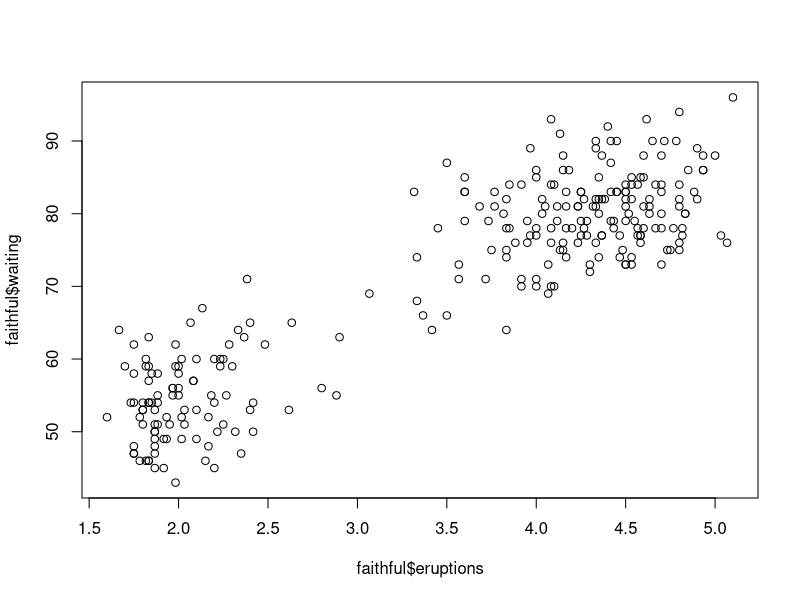
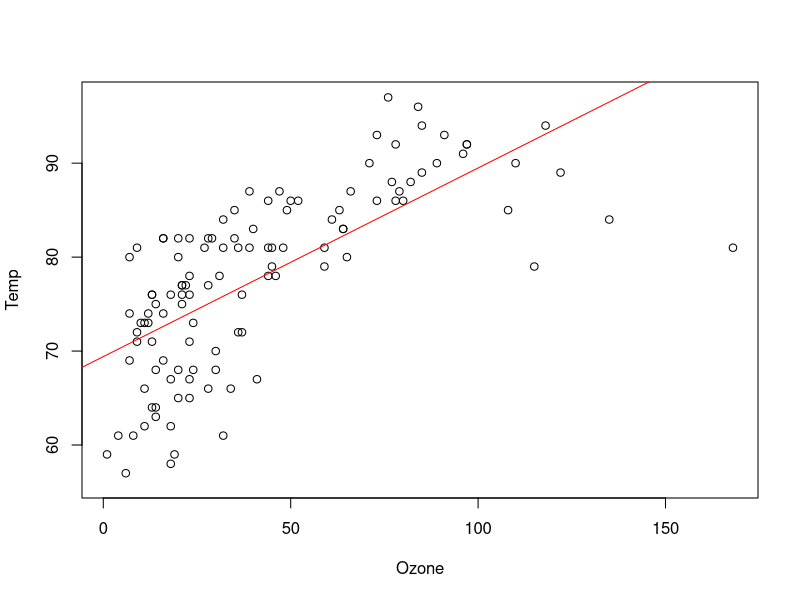
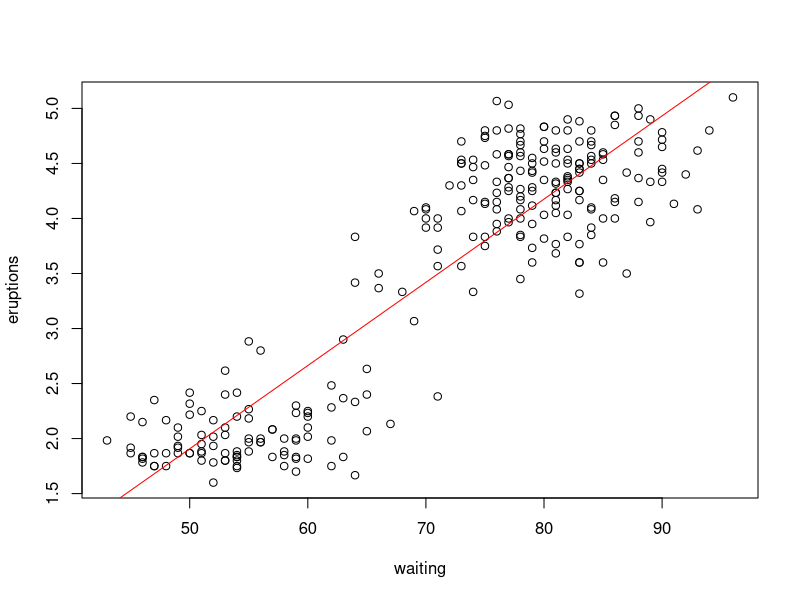
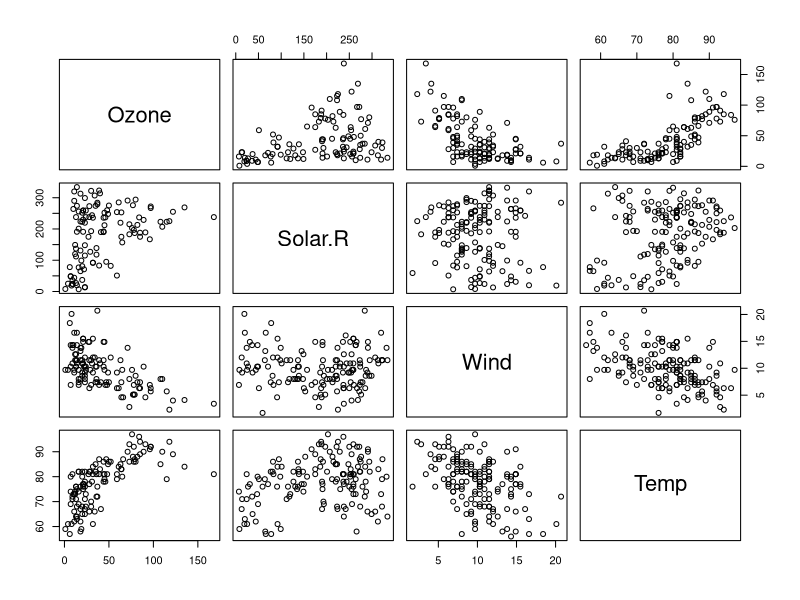
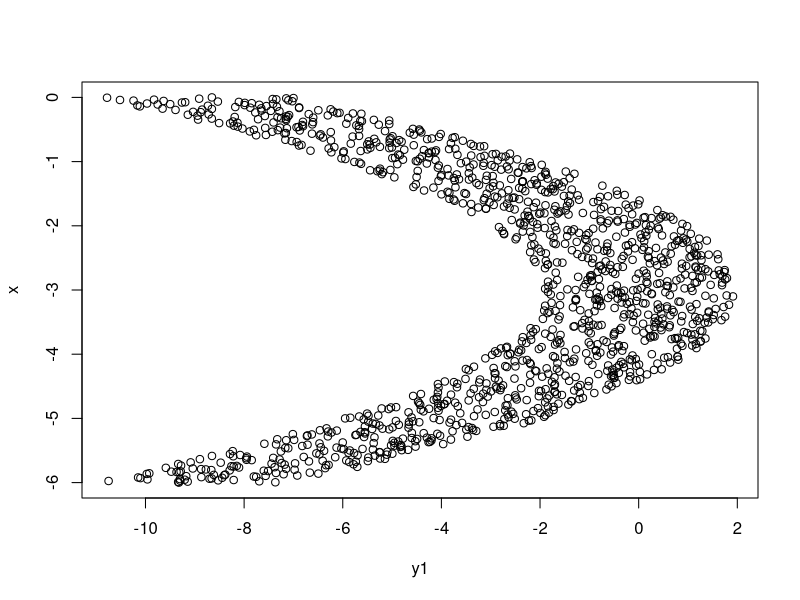
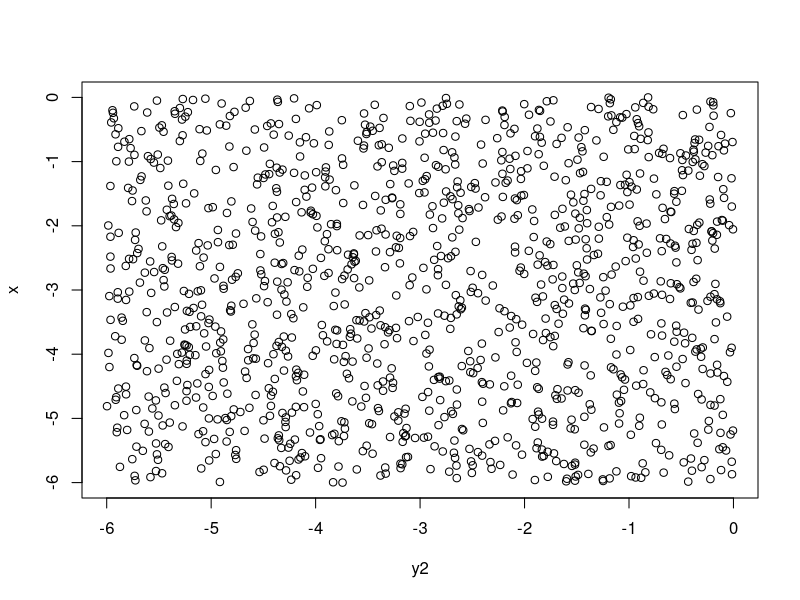
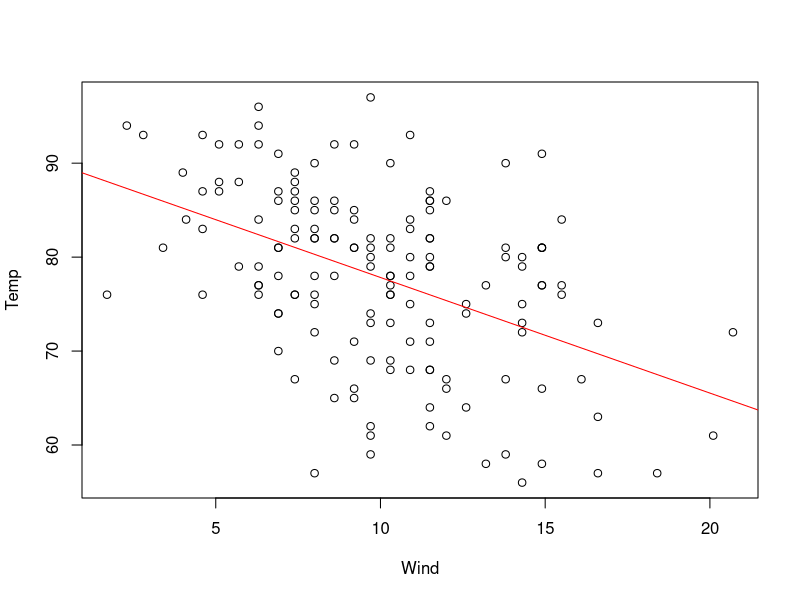

R code for these plots, in order:
data("airquality")
head(airquality, 15)

#Exercise 1
data("faithful")
head(faithful)
cor(faithful$eruptions,faithful$waiting) #
plot(faithful$eruptions,faithful$waiting)


#Exercise2
plot(Temp~Ozone, data=airquality)
abline(lm(Temp~Ozone, data=airquality), col="red")


modnew = lm(eruptions~waiting, data=faithful)
summary(modnew)
plot(eruptions~waiting, data=faithful)
abline(lm(eruptions~waiting, data=faithful), col="red")
#Yes, Longer eruptions occur with longer wait time. The plot as well as the waiting coefficient estimate of 0.075 signify it (positive value indicating dependent variable value increases with in crease in independent variable value)

#Exercise3
modnew1=lm(Temp~Ozone, data=airquality)
res = residuals(modnew1)
RSS = sum(res^2)
RSE = sqrt(RSS/summary(modnew1)$df[2])
str(airquality)
RSE#Residual standard error: 6.818914
RMSE = RSS/153
MSE = RSS/summary(modnew1)$df[2]
MSE#Mean square error: 46.49759
anova(modnew1)




#### Lab

pairs(airquality[, c("Ozone", "Solar.R", "Wind", "Temp")])

cor(airquality[, c("Ozone", "Solar.R", "Wind", "Temp")], use="na.or.complete")

set.seed(15165)
f = function(x){
  y=-(x+3)^2 + runif(length(x), min=-2, max=2)
  #print(y)
}
f1 = function(x){
  y=runif(length(x), min=min(x), max=max(x))
}

x=seq(from=-6, to=0, by =0.005)
y1=f(x)
y2=f1(x)

cor(y1,x)
cor(y2,x)

plot(y1,x)
plot(y2,x)


mod = lm(Temp~Wind, data=airquality)
summary(mod)
plot(Temp~Wind, data=airquality)
abline(lm(Temp~Wind, data=airquality), col="red")
